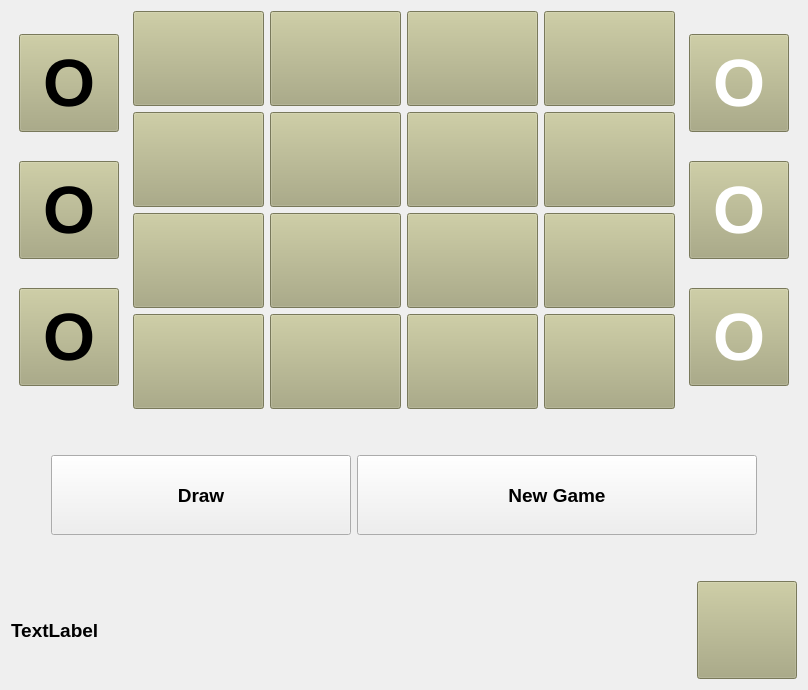
     <widget class="QWidget" name="tab1_1">
      <attribute name="title">
       <string>P VS P</string>
      </attribute>
      <layout class="QVBoxLayout" name="verticalLayout">
       <item>
        <layout class="QVBoxLayout" name="verticalLayout_7">
         <item>
          <layout class="QHBoxLayout" name="horizontalLayout_15">
           <item>
            <layout class="QVBoxLayout" name="verticalLayout_2">
             <item>
              <widget class="QPushButton" name="gobbletBlack_1">
               <property name="minimumSize">
                <size>
                 <width>100</width>
                 <height>98</height>
                </size>
               </property>
               <property name="maximumSize">
                <size>
                 <width>100</width>
                 <height>98</height>
                </size>
               </property>
               <property name="font">
                <font>
                 <pointsize>50</pointsize>
                 <bold>true</bold>
                </font>
               </property>
               <property name="styleSheet">
                <string notr="true">background-color: rgb(170, 170, 127);
color: rgb(0, 0, 0);</string>
               </property>
               <property name="text">
                <string>O</string>
               </property>
              </widget>
             </item>
             <item>
              <widget class="QPushButton" name="gobbletBlack_2">
               <property name="minimumSize">
                <size>
                 <width>100</width>
                 <height>98</height>
                </size>
               </property>
               <property name="maximumSize">
                <size>
                 <width>100</width>
                 <height>98</height>
                </size>
               </property>
               <property name="font">
                <font>
                 <pointsize>50</pointsize>
                 <bold>true</bold>
                </font>
               </property>
               <property name="styleSheet">
                <string notr="true">background-color: rgb(170, 170, 127);
color: rgb(0, 0, 0);</string>
               </property>
               <property name="text">
                <string>O</string>
               </property>
              </widget>
             </item>
             <item>
              <widget class="QPushButton" name="gobbletBlack_3">
               <property name="minimumSize">
                <size>
                 <width>100</width>
                 <height>98</height>
                </size>
               </property>
               <property name="maximumSize">
                <size>
                 <width>100</width>
                 <height>98</height>
                </size>
               </property>
               <property name="font">
                <font>
                 <pointsize>50</pointsize>
                 <bold>true</bold>
                </font>
               </property>
               <property name="styleSheet">
                <string notr="true">background-color: rgb(170, 170, 127);
color: rgb(0, 0, 0);</string>
               </property>
               <property name="text">
                <string>O</string>
               </property>
              </widget>
             </item>
            </layout>
           </item>
           <item>
            <layout class="QVBoxLayout" name="verticalLayout_6">
             <item>
              <layout class="QHBoxLayout" name="horizontalLayout">
               <item>
                <widget class="QPushButton" name="buttonboard_1">
                 <property name="minimumSize">
                  <size>
                   <width>131</width>
                   <height>95</height>
                  </size>
                 </property>
                 <property name="maximumSize">
                  <size>
                   <width>131</width>
                   <height>95</height>
                  </size>
                 </property>
                 <property name="font">
                  <font>
                   <pointsize>50</pointsize>
                   <bold>true</bold>
                  </font>
                 </property>
                 <property name="styleSheet">
                  <string notr="true">background-color: rgb(170, 170, 127);</string>
                 </property>
                 <property name="text">
                  <string/>
                 </property>
                </widget>
               </item>
               <item>
                <widget class="QPushButton" name="buttonboard_2">
                 <property name="minimumSize">
                  <size>
                   <width>131</width>
                   <height>95</height>
                  </size>
                 </property>
                 <property name="maximumSize">
                  <size>
                   <width>131</width>
                   <height>95</height>
                  </size>
                 </property>
                 <property name="font">
                  <font>
                   <pointsize>50</pointsize>
                   <bold>true</bold>
                  </font>
                 </property>
                 <property name="styleSheet">
                  <string notr="true">background-color: rgb(170, 170, 127);
color: rgb(0, 0, 0);</string>
                 </property>
                 <property name="text">
                  <string/>
                 </property>
                </widget>
               </item>
               <item>
                <widget class="QPushButton" name="buttonboard_3">
                 <property name="minimumSize">
                  <size>
                   <width>131</width>
                   <height>95</height>
                  </size>
                 </property>
                 <property name="maximumSize">
                  <size>
                   <width>131</width>
                   <height>95</height>
                  </size>
                 </property>
                 <property name="font">
                  <font>
                   <pointsize>50</pointsize>
                   <bold>true</bold>
                  </font>
                 </property>
                 <property name="styleSheet">
                  <string notr="true">background-color: rgb(170, 170, 127);
color: rgb(0, 0, 0);</string>
                 </property>
                 <property name="text">
                  <string/>
                 </property>
                </widget>
               </item>
               <item>
                <widget class="QPushButton" name="buttonboard_4">
                 <property name="minimumSize">
                  <size>
                   <width>131</width>
                   <height>95</height>
                  </size>
                 </property>
                 <property name="maximumSize">
                  <size>
                   <width>131</width>
                   <height>95</height>
                  </size>
                 </property>
                 <property name="font">
                  <font>
                   <pointsize>50</pointsize>
                   <bold>true</bold>
                  </font>
                 </property>
                 <property name="styleSheet">
                  <string notr="true">background-color: rgb(170, 170, 127);</string>
                 </property>
                 <property name="text">
                  <string/>
                 </property>
                </widget>
               </item>
              </layout>
             </item>
             <item>
              <layout class="QHBoxLayout" name="horizontalLayout_8">
               <item>
                <widget class="QPushButton" name="buttonboard_5">
                 <property name="minimumSize">
                  <size>
                   <width>131</width>
                   <height>95</height>
                  </size>
                 </property>
                 <property name="maximumSize">
                  <size>
                   <width>131</width>
                   <height>95</height>
                  </size>
                 </property>
                 <property name="font">
                  <font>
                   <pointsize>50</pointsize>
                   <bold>true</bold>
                  </font>
                 </property>
                 <property name="styleSheet">
                  <string notr="true">background-color: rgb(170, 170, 127);</string>
                 </property>
                 <property name="text">
                  <string/>
                 </property>
                </widget>
               </item>
               <item>
                <widget class="QPushButton" name="buttonboard_6">
                 <property name="minimumSize">
                  <size>
                   <width>131</width>
                   <height>95</height>
                  </size>
                 </property>
                 <property name="maximumSize">
                  <size>
                   <width>131</width>
                   <height>95</height>
                  </size>
                 </property>
                 <property name="font">
                  <font>
                   <pointsize>50</pointsize>
                   <bold>true</bold>
                  </font>
                 </property>
                 <property name="styleSheet">
                  <string notr="true">background-color: rgb(170, 170, 127);</string>
                 </property>
                 <property name="text">
                  <string/>
                 </property>
                </widget>
               </item>
               <item>
                <widget class="QPushButton" name="buttonboard_7">
                 <property name="minimumSize">
                  <size>
                   <width>131</width>
                   <height>95</height>
                  </size>
                 </property>
                 <property name="maximumSize">
                  <size>
                   <width>131</width>
                   <height>95</height>
                  </size>
                 </property>
                 <property name="font">
                  <font>
                   <pointsize>50</pointsize>
                   <bold>true</bold>
                  </font>
                 </property>
                 <property name="styleSheet">
                  <string notr="true">background-color: rgb(170, 170, 127);</string>
                 </property>
                 <property name="text">
                  <string/>
                 </property>
                </widget>
               </item>
               <item>
                <widget class="QPushButton" name="buttonboard_8">
                 <property name="minimumSize">
                  <size>
                   <width>131</width>
                   <height>95</height>
                  </size>
                 </property>
                 <property name="maximumSize">
                  <size>
                   <width>131</width>
                   <height>95</height>
                  </size>
                 </property>
                 <property name="font">
                  <font>
                   <pointsize>50</pointsize>
                   <bold>true</bold>
                  </font>
                 </property>
                 <property name="styleSheet">
                  <string notr="true">background-color: rgb(170, 170, 127);</string>
                 </property>
                 <property name="text">
                  <string/>
                 </property>
                </widget>
               </item>
              </layout>
             </item>
             <item>
              <layout class="QHBoxLayout" name="horizontalLayout_9">
               <item>
                <widget class="QPushButton" name="buttonboard_9">
                 <property name="minimumSize">
                  <size>
                   <width>131</width>
                   <height>95</height>
                  </size>
                 </property>
                 <property name="maximumSize">
                  <size>
                   <width>131</width>
                   <height>95</height>
                  </size>
                 </property>
                 <property name="font">
                  <font>
                   <pointsize>50</pointsize>
                   <bold>true</bold>
                  </font>
                 </property>
                 <property name="styleSheet">
                  <string notr="true">background-color: rgb(170, 170, 127);</string>
                 </property>
                 <property name="text">
                  <string/>
                 </property>
                </widget>
               </item>
               <item>
                <widget class="QPushButton" name="buttonboard_10">
                 <property name="minimumSize">
                  <size>
                   <width>131</width>
                   <height>95</height>
                  </size>
                 </property>
                 <property name="maximumSize">
                  <size>
                   <width>131</width>
                   <height>95</height>
                  </size>
                 </property>
                 <property name="font">
                  <font>
                   <pointsize>50</pointsize>
                   <bold>true</bold>
                  </font>
                 </property>
                 <property name="styleSheet">
                  <string notr="true">background-color: rgb(170, 170, 127);</string>
                 </property>
                 <property name="text">
                  <string/>
                 </property>
                </widget>
               </item>
               <item>
                <widget class="QPushButton" name="buttonboard_11">
                 <property name="minimumSize">
                  <size>
                   <width>131</width>
                   <height>95</height>
                  </size>
                 </property>
                 <property name="maximumSize">
                  <size>
                   <width>131</width>
                   <height>95</height>
                  </size>
                 </property>
                 <property name="font">
                  <font>
                   <pointsize>50</pointsize>
                   <bold>true</bold>
                  </font>
                 </property>
                 <property name="styleSheet">
                  <string notr="true">background-color: rgb(170, 170, 127);</string>
                 </property>
                 <property name="text">
                  <string/>
                 </property>
                </widget>
               </item>
               <item>
                <widget class="QPushButton" name="buttonboard_12">
                 <property name="minimumSize">
                  <size>
                   <width>131</width>
                   <height>95</height>
                  </size>
                 </property>
                 <property name="maximumSize">
                  <size>
                   <width>131</width>
                   <height>95</height>
                  </size>
                 </property>
                 <property name="font">
                  <font>
                   <pointsize>50</pointsize>
                   <bold>true</bold>
                  </font>
                 </property>
                 <property name="styleSheet">
                  <string notr="true">background-color: rgb(170, 170, 127);</string>
                 </property>
                 <property name="text">
                  <string/>
                 </property>
                </widget>
               </item>
              </layout>
             </item>
             <item>
              <layout class="QHBoxLayout" name="horizontalLayout_10">
               <item>
                <widget class="QPushButton" name="buttonboard_13">
                 <property name="minimumSize">
                  <size>
                   <width>131</width>
                   <height>95</height>
                  </size>
                 </property>
                 <property name="maximumSize">
                  <size>
                   <width>131</width>
                   <height>95</height>
                  </size>
                 </property>
                 <property name="font">
                  <font>
                   <pointsize>50</pointsize>
                   <bold>true</bold>
                  </font>
                 </property>
                 <property name="styleSheet">
                  <string notr="true">background-color: rgb(170, 170, 127);</string>
                 </property>
                 <property name="text">
                  <string/>
                 </property>
                </widget>
               </item>
               <item>
                <widget class="QPushButton" name="buttonboard_14">
                 <property name="minimumSize">
                  <size>
                   <width>131</width>
                   <height>95</height>
                  </size>
                 </property>
                 <property name="maximumSize">
                  <size>
                   <width>131</width>
                   <height>95</height>
                  </size>
                 </property>
                 <property name="font">
                  <font>
                   <pointsize>50</pointsize>
                   <bold>true</bold>
                  </font>
                 </property>
                 <property name="styleSheet">
                  <string notr="true">background-color: rgb(170, 170, 127);</string>
                 </property>
                 <property name="text">
                  <string/>
                 </property>
                </widget>
               </item>
               <item>
                <widget class="QPushButton" name="buttonboard_15">
                 <property name="minimumSize">
                  <size>
                   <width>131</width>
                   <height>95</height>
                  </size>
                 </property>
                 <property name="maximumSize">
                  <size>
                   <width>131</width>
                   <height>95</height>
                  </size>
                 </property>
                 <property name="font">
                  <font>
                   <pointsize>50</pointsize>
                   <bold>true</bold>
                  </font>
                 </property>
                 <property name="styleSheet">
                  <string notr="true">background-color: rgb(170, 170, 127);</string>
                 </property>
                 <property name="text">
                  <string/>
                 </property>
                </widget>
               </item>
               <item>
                <widget class="QPushButton" name="buttonboard_16">
                 <property name="minimumSize">
                  <size>
                   <width>131</width>
                   <height>95</height>
                  </size>
                 </property>
                 <property name="maximumSize">
                  <size>
                   <width>131</width>
                   <height>95</height>
                  </size>
                 </property>
                 <property name="font">
                  <font>
                   <pointsize>50</pointsize>
                   <bold>true</bold>
                  </font>
                 </property>
                 <property name="styleSheet">
                  <string notr="true">background-color: rgb(170, 170, 127);</string>
                 </property>
                 <property name="text">
                  <string/>
                 </property>
                </widget>
               </item>
              </layout>
             </item>
            </layout>
           </item>
           <item>
            <layout class="QVBoxLayout" name="verticalLayout_5">
             <item>
              <widget class="QPushButton" name="gobbletWhite_1">
               <property name="minimumSize">
                <size>
                 <width>100</width>
                 <height>98</height>
                </size>
               </property>
               <property name="maximumSize">
                <size>
                 <width>100</width>
                 <height>98</height>
                </size>
               </property>
               <property name="font">
                <font>
                 <pointsize>50</pointsize>
                 <bold>true</bold>
                </font>
               </property>
               <property name="styleSheet">
                <string notr="true">background-color: rgb(170, 170, 127);
color: rgb(255, 255, 255);</string>
               </property>
               <property name="text">
                <string>O</string>
               </property>
              </widget>
             </item>
             <item>
              <widget class="QPushButton" name="gobbletWhite_2">
               <property name="minimumSize">
                <size>
                 <width>100</width>
                 <height>98</height>
                </size>
               </property>
               <property name="maximumSize">
                <size>
                 <width>100</width>
                 <height>98</height>
                </size>
               </property>
               <property name="font">
                <font>
                 <pointsize>50</pointsize>
                 <bold>true</bold>
                </font>
               </property>
               <property name="styleSheet">
                <string notr="true">background-color: rgb(170, 170, 127);
color: rgb(255, 255, 255);</string>
               </property>
               <property name="text">
                <string>O</string>
               </property>
              </widget>
             </item>
             <item>
              <widget class="QPushButton" name="gobbletWhite_3">
               <property name="minimumSize">
                <size>
                 <width>100</width>
                 <height>98</height>
                </size>
               </property>
               <property name="maximumSize">
                <size>
                 <width>100</width>
                 <height>98</height>
                </size>
               </property>
               <property name="font">
                <font>
                 <pointsize>50</pointsize>
                 <bold>true</bold>
                </font>
               </property>
               <property name="styleSheet">
                <string notr="true">background-color: rgb(170, 170, 127);
color: rgb(255, 255, 255);</string>
               </property>
               <property name="text">
                <string>O</string>
               </property>
              </widget>
             </item>
            </layout>
           </item>
          </layout>
         </item>
         <item>
          <spacer name="verticalSpacer_2">
           <property name="orientation">
            <enum>Qt::Vertical</enum>
           </property>
           <property name="sizeHint" stdset="0">
            <size>
             <width>20</width>
             <height>40</height>
            </size>
           </property>
          </spacer>
         </item>
         <item>
          <layout class="QHBoxLayout" name="horizontalLayout_2">
           <item>
            <spacer name="horizontalSpacer_3">
             <property name="orientation">
              <enum>Qt::Horizontal</enum>
             </property>
             <property name="sizeHint" stdset="0">
              <size>
               <width>40</width>
               <height>20</height>
              </size>
             </property>
            </spacer>
           </item>
           <item>
            <widget class="QPushButton" name="draw_1">
             <property name="minimumSize">
              <size>
               <width>300</width>
               <height>80</height>
              </size>
             </property>
             <property name="font">
              <font>
               <pointsize>14</pointsize>
               <bold>true</bold>
              </font>
             </property>
             <property name="text">
              <string>Draw</string>
             </property>
            </widget>
           </item>
           <item>
            <widget class="QPushButton" name="newGame_1">
             <property name="minimumSize">
              <size>
               <width>400</width>
               <height>80</height>
              </size>
             </property>
             <property name="font">
              <font>
               <pointsize>14</pointsize>
               <bold>true</bold>
              </font>
             </property>
             <property name="text">
              <string>New Game</string>
             </property>
            </widget>
           </item>
           <item>
            <spacer name="horizontalSpacer_4">
             <property name="orientation">
              <enum>Qt::Horizontal</enum>
             </property>
             <property name="sizeHint" stdset="0">
              <size>
               <width>40</width>
               <height>20</height>
              </size>
             </property>
            </spacer>
           </item>
          </layout>
         </item>
         <item>
          <spacer name="verticalSpacer_4">
           <property name="orientation">
            <enum>Qt::Vertical</enum>
           </property>
           <property name="sizeHint" stdset="0">
            <size>
             <width>20</width>
             <height>40</height>
            </size>
           </property>
          </spacer>
         </item>
        </layout>
       </item>
       <item>
        <layout class="QHBoxLayout" name="horizontalLayout_3">
         <item>
          <widget class="QLabel" name="label_1">
           <property name="minimumSize">
            <size>
             <width>0</width>
             <height>98</height>
            </size>
           </property>
           <property name="font">
            <font>
             <pointsize>14</pointsize>
             <bold>true</bold>
            </font>
           </property>
           <property name="text">
            <string>TextLabel</string>
           </property>
          </widget>
         </item>
         <item>
          <widget class="QPushButton" name="display_1">
           <property name="minimumSize">
            <size>
             <width>100</width>
             <height>98</height>
            </size>
           </property>
           <property name="maximumSize">
            <size>
             <width>100</width>
             <height>98</height>
            </size>
           </property>
           <property name="font">
            <font>
             <pointsize>50</pointsize>
             <bold>true</bold>
            </font>
           </property>
           <property name="styleSheet">
            <string notr="true">background-color: rgb(170, 170, 127);</string>
           </property>
           <property name="text">
            <string/>
           </property>
          </widget>
         </item>
        </layout>
       </item>
      </layout>
     </widget>
